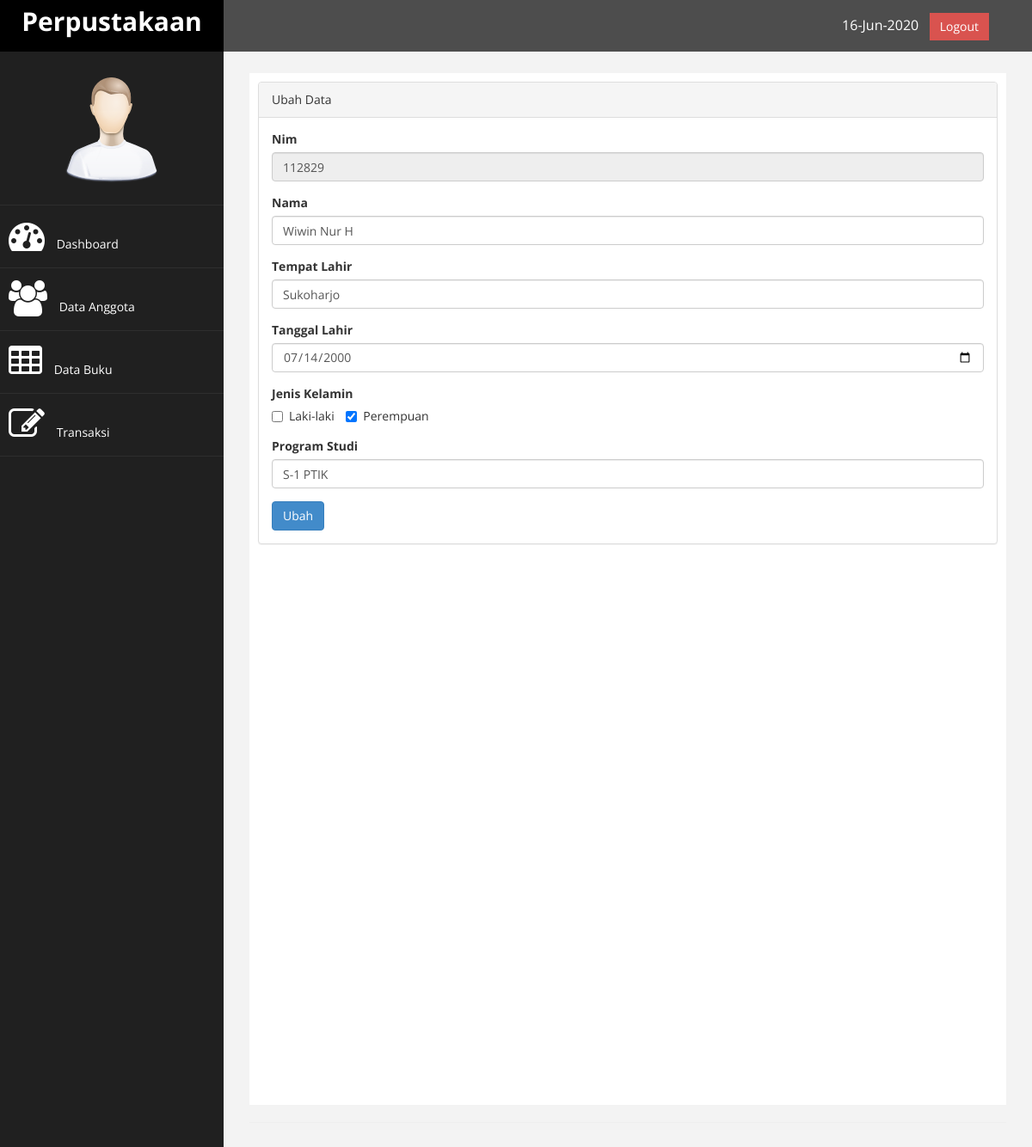
The page /index.php?page=anggota&aksi=ubah&id=112829 (signed in) on the database its author committed.
### tables this page shows
CREATE TABLE `tb_anggota` (
  `nim` int(11) NOT NULL,
  `nama` varchar(200) NOT NULL,
  `tempat_lahir` varchar(100) NOT NULL,
  `tgl_lahir` date NOT NULL,
  `jk` enum('l','p') NOT NULL,
  `prodi` varchar(50) NOT NULL
);

### page/anggota/ubah.php (the view, shortened to what this page needs)
<?php
	$nim = $_GET['id'];
	$sql = $koneksi->query("select * from tb_anggota where nim = '$nim'");
    $tampil = $sql->fetch_assoc();
    $jkl = $tampil['jk'];
?>
<div class="panel panel-default">
<div class="panel-heading">
	Ubah Data
</div>
<div class="panel-body">
                            <div class="row">
                                <div class="col-md-12">
                                    <form method="POST">
                                        <div class="form-group">
                                            <label>Nim</label>
                                            <input class="form-control" name="nim" value="<?php echo $tampil['nim']?>" readonly />
                                        </div>
										<div class="form-group">
                                            <label>Nama</label>
                                            <input class="form-control" name="nama" value="<?php echo $tampil['nama']?>"/>
                                        </div>
										<div class="form-group">
                                            <label>Tempat Lahir</label>
                                            <input class="form-control" name="tempat_lahir" value="<?php echo $tampil['tempat_lahir']?>"/>
                                        </div>
                                        <div class="form-group">
                                            <label>Tanggal Lahir</label>
                                            <input class="form-control" type="date" name="tgl_lahir" value="<?php echo $tampil['tgl_lahir']?>"/>
                                        </div>
                                        <div class="form-group">
                                            <label>Jenis Kelamin</label><br/>
                                            <label class="checkbox-inline">
                                                <input type="checkbox" value='l' name='jk'<?php echo($jkl=='l')?"checked":"";?> /> Laki-laki
                                            </label>
                                            <label class="checkbox-inline">
                                                <input type="checkbox"value='p'name='jk'<?php echo($jkl=='p')?"checked":"";?> /> Perempuan
                                            </label>
                                        </div>
										<div class="form-group">
                                            <label>Program Studi</label>
                                            <input class="form-control" name="prodi" value="<?php echo $tampil['prodi']?>"/>
                                        </div>
										<div>
											<input type="submit" name="simpan" value="Ubah" class="btn btn-primary">
										</div>
								</div>
							</div>
</div>
</div>
</div>

### assets/css/custom.css (style rules this page uses)
body { font-family: 'Open Sans', sans-serif; }

### rows shown on the page
tb_anggota: nim "112829", nama "Wiwin Nur H", tempat_lahir "Sukoharjo", tgl_lahir "07/14/2000", jk "☑", prodi "S-1 PTIK"
